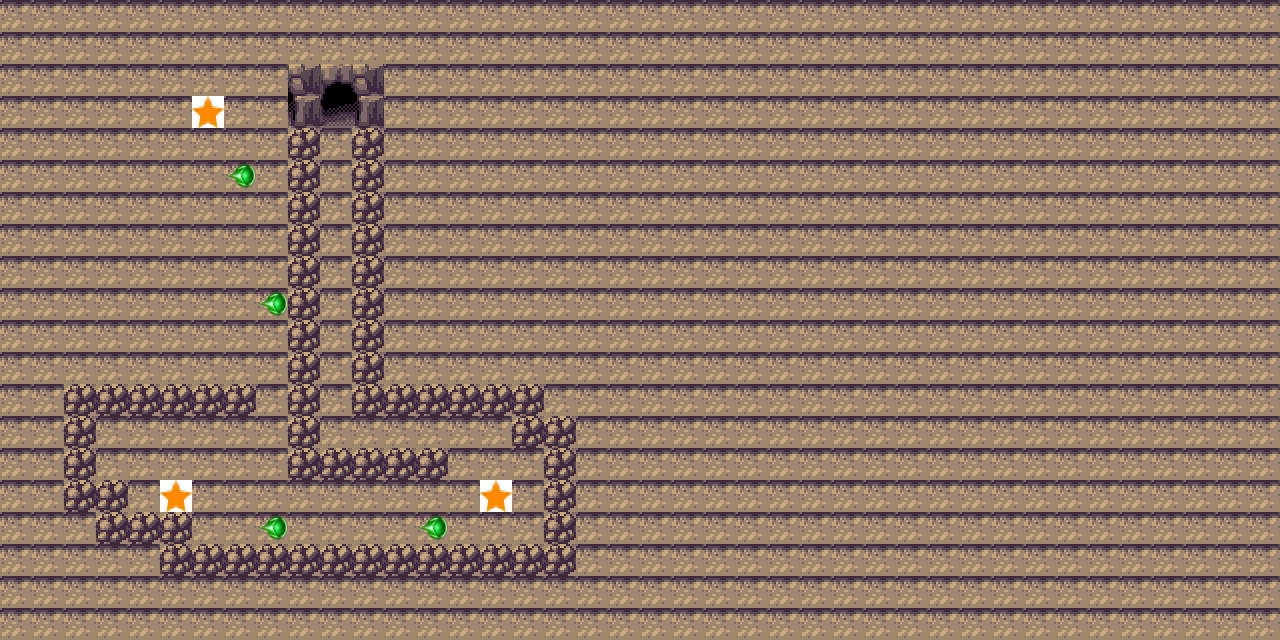

Below is a game level as drawn by its tile map, then a one-line description and the .tmx that defines it (tile-layer data replaced by summaries):
An orthogonal 40x20 tile map with 32x32 px tiles, 4 tile layers (ground, barriers, stars, attack), 7 tilesets and 9 objects (endPoint, startPoint, NPC1, NPC2, NPC3, ...).

<map version="1.0" orientation="orthogonal" renderorder="right-down" width="40" height="20" tilewidth="32" tileheight="32">
 <tileset firstgid="1" name="barriers" tilewidth="32" tileheight="32">
  <image source="barriers.png" width="192" height="192" />
 </tileset>
 <tileset firstgid="37" name="ground" tilewidth="32" tileheight="32">
  <image source="ground.png" width="32" height="32" />
 </tileset>
 <tileset firstgid="38" name="player" tilewidth="32" tileheight="32">
  <image source="player.png" width="32" height="32" />
 </tileset>
 <tileset firstgid="39" name="star" tilewidth="32" tileheight="32">
  <image source="star.png" width="32" height="32" />
 </tileset>
 <tileset firstgid="40" name="Npc" tilewidth="32" tileheight="32">
  <image source="Npc.png" width="32" height="32" />
 </tileset>
 <tileset firstgid="41" name="Am" tilewidth="32" tileheight="32">
  <image source="Am.png" width="32" height="32" />
 </tileset>
 <tileset firstgid="42" name="attack" tilewidth="32" tileheight="32">
  <image source="attack.png" width="32" height="32" />
 </tileset>
 <layer name="ground" width="40" height="20">
  <properties>
   <property name="isObstacle" value="false" />
  </properties>
  <data>[800 cells, 800 non-empty, 2 distinct tile ids]</data>
 </layer>
 <layer name="barriers" width="40" height="20">
  <properties>
   <property name="isObstacle" value="true" />
  </properties>
  <data>[800 cells, 65 non-empty, 4 distinct tile ids]</data>
 </layer>
 <layer name="stars" width="40" height="20">
  <properties>
   <property name="isStar" value="true" />
  </properties>
  <data>[800 cells, 3 non-empty, 1 distinct tile ids]</data>
 </layer>
 <layer name="attack" width="40" height="20">
  <data>[800 cells, 4 non-empty, 1 distinct tile ids]</data>
 </layer>
 <objectgroup name="players">
  <properties>
   <property name="attack" value="15" />
   <property name="life" value="500" />
  </properties>
  <object name="endPoint" gid="38" x="335" y="114" width="32" height="32" />
  <object name="startPoint" gid="38" x="96" y="24" width="32" height="32" />
 </objectgroup>
 <objectgroup name="NPC">
  <object name="NPC1" gid="40" x="61" y="131">
   <properties>
    <property name="index" value="1" />
   </properties>
  </object>
  <object name="NPC2" gid="40" x="223" y="385">
   <properties>
    <property name="index" value="2" />
   </properties>
  </object>
  <object name="NPC3" gid="40" x="383" y="288">
   <properties>
    <property name="index" value="3" />
   </properties>
  </object>
 </objectgroup>
 <objectgroup name="Enemy">
  <properties>
   <property name="attack" value="10" />
   <property name="life" value="100" />
  </properties>
  <object name="EM1" gid="41" x="172" y="230">
   <properties>
    <property name="attack" value="10" />
    <property name="life" value="100" />
   </properties>
  </object>
  <object name="EM2" gid="41" x="109" y="327">
   <properties>
    <property name="attak" value="10" />
    <property name="life" value="100" />
   </properties>
  </object>
  <object name="EM3" gid="41" x="253" y="447">
   <properties>
    <property name="attack" value="10" />
    <property name="life" value="100" />
   </properties>
  </object>
  <object name="Boss" gid="41" x="318" y="292">
   <properties>
    <property name="attack" value="20" />
    <property name="life" value="200" />
   </properties>
  </object>
 </objectgroup>
</map>
